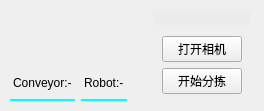
         <widget class="QWidget" name="page_1">
          <property name="styleSheet">
           <string notr="true">#page_1{background-color: rgba(255, 255, 255, 0);}</string>
          </property>
          <layout class="QGridLayout" name="gridLayout_12">
           <property name="leftMargin">
            <number>5</number>
           </property>
           <property name="topMargin">
            <number>5</number>
           </property>
           <property name="rightMargin">
            <number>5</number>
           </property>
           <property name="bottomMargin">
            <number>5</number>
           </property>
           <item row="0" column="1" rowspan="2">
            <widget class="QGroupBox" name="groupBox_3">
             <property name="maximumSize">
              <size>
               <width>250</width>
               <height>16777215</height>
              </size>
             </property>
             <property name="styleSheet">
              <string notr="true">QGroupBox{
border: 0px solid;
border-radius:0px;
}</string>
             </property>
             <property name="title">
              <string/>
             </property>
             <layout class="QVBoxLayout" name="verticalLayout_3">
              <property name="spacing">
               <number>2</number>
              </property>
              <property name="leftMargin">
               <number>5</number>
              </property>
              <property name="topMargin">
               <number>0</number>
              </property>
              <property name="rightMargin">
               <number>5</number>
              </property>
              <property name="bottomMargin">
               <number>0</number>
              </property>
              <item>
               <widget class="QLabel" name="label_view_objects">
                <property name="sizePolicy">
                 <sizepolicy hsizetype="Preferred" vsizetype="Expanding">
                  <horstretch>0</horstretch>
                  <verstretch>0</verstretch>
                 </sizepolicy>
                </property>
                <property name="styleSheet">
                 <string notr="true">QLabel{
	
	background-color: rgba(212, 212, 212, 30);
	border: 0px solid rgb(194, 194, 194);
}</string>
                </property>
                <property name="text">
                 <string/>
                </property>
                <property name="alignment">
                 <set>Qt::AlignCenter</set>
                </property>
               </widget>
              </item>
              <item>
               <widget class="QGroupBox" name="groupBox_sorting_action">
                <property name="sizePolicy">
                 <sizepolicy hsizetype="Preferred" vsizetype="Minimum">
                  <horstretch>0</horstretch>
                  <verstretch>0</verstretch>
                 </sizepolicy>
                </property>
                <property name="title">
                 <string/>
                </property>
                <layout class="QVBoxLayout" name="verticalLayout_5">
                 <item>
                  <widget class="QPushButton" name="pushButton_camera">
                   <property name="text">
                    <string>打开相机</string>
                   </property>
                   <property name="icon">
                    <iconset resource="resource/main.qrc">
                     <normaloff>:/mian_background/cameraopen.png</normaloff>:/mian_background/cameraopen.png</iconset>
                   </property>
                  </widget>
                 </item>
                 <item>
                  <widget class="QPushButton" name="pushButton_sorting">
                   <property name="text">
                    <string>开始分拣</string>
                   </property>
                  </widget>
                 </item>
                </layout>
               </widget>
              </item>
             </layout>
            </widget>
           </item>
           <item row="0" column="0">
            <widget class="QLabel" name="label_view">
             <property name="styleSheet">
              <string notr="true">#label_view{
	border-image:url(:/mian_background/cover.jpg);
border-radius:15px;
}</string>
             </property>
             <property name="text">
              <string/>
             </property>
             <property name="alignment">
              <set>Qt::AlignCenter</set>
             </property>
            </widget>
           </item>
           <item row="1" column="0">
            <widget class="QGroupBox" name="groupBox_12">
             <property name="maximumSize">
              <size>
               <width>16777215</width>
               <height>50</height>
              </size>
             </property>
             <property name="styleSheet">
              <string notr="true">QGroupBox{
border: 0px solid #42adff;
	
}</string>
             </property>
             <property name="title">
              <string/>
             </property>
             <layout class="QHBoxLayout" name="horizontalLayout_14">
              <property name="spacing">
               <number>6</number>
              </property>
              <property name="leftMargin">
               <number>2</number>
              </property>
              <property name="topMargin">
               <number>2</number>
              </property>
              <property name="bottomMargin">
               <number>2</number>
              </property>
              <item>
               <layout class="QHBoxLayout" name="horizontalLayout_2">
                <item>
                 <widget class="QLabel" name="label_conveyer_speed">
                  <property name="styleSheet">
                   <string notr="true">QLabel{
border: 2px solid;
border-left: 0px solid;
border-right: 0px solid;
border-bottom: 2px solid rgb(0, 255, 255);
border-top: 0px solid;
}</string>
                  </property>
                  <property name="text">
                   <string>Conveyor:-</string>
                  </property>
                 </widget>
                </item>
               </layout>
              </item>
              <item>
               <layout class="QHBoxLayout" name="horizontalLayout_13">
                <item>
                 <widget class="QLabel" name="label_robot_pos">
                  <property name="styleSheet">
                   <string notr="true">QLabel{
border: 2px solid;
border-left: 0px solid;
border-right: 0px solid;
border-bottom: 2px solid rgb(0, 255, 255);
border-top: 0px solid;
}</string>
                  </property>
                  <property name="text">
                   <string>Robot:-</string>
                  </property>
                 </widget>
                </item>
               </layout>
              </item>
             </layout>
            </widget>
           </item>
          </layout>
         </widget>
